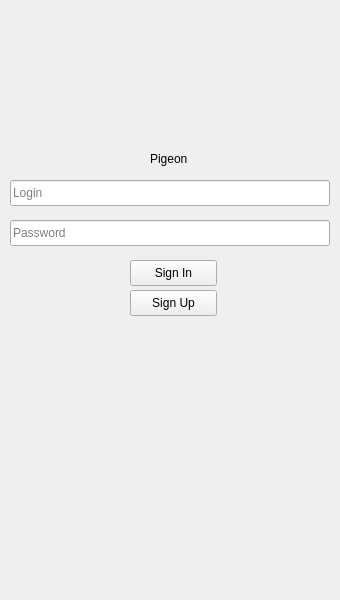
<?xml version="1.0" encoding="UTF-8"?>
<ui version="4.0">
 <class>pigeonclient</class>
 <widget class="QMainWindow" name="pigeonclient">
  <property name="geometry">
   <rect>
    <x>0</x>
    <y>0</y>
    <width>340</width>
    <height>600</height>
   </rect>
  </property>
  <property name="windowTitle">
   <string>pigeonclient</string>
  </property>
  <widget class="QWidget" name="centralwidget">
   <widget class="QLineEdit" name="leLogin">
    <property name="geometry">
     <rect>
      <x>10</x>
      <y>180</y>
      <width>320</width>
      <height>26</height>
     </rect>
    </property>
    <property name="placeholderText">
     <string>Login</string>
    </property>
   </widget>
   <widget class="QLineEdit" name="lePassword">
    <property name="geometry">
     <rect>
      <x>10</x>
      <y>220</y>
      <width>320</width>
      <height>26</height>
     </rect>
    </property>
    <property name="placeholderText">
     <string>Password</string>
    </property>
   </widget>
   <widget class="QPushButton" name="pbSignIn">
    <property name="geometry">
     <rect>
      <x>130</x>
      <y>260</y>
      <width>87</width>
      <height>26</height>
     </rect>
    </property>
    <property name="text">
     <string>Sign In</string>
    </property>
   </widget>
   <widget class="QLabel" name="labelAppName">
    <property name="geometry">
     <rect>
      <x>150</x>
      <y>150</y>
      <width>50</width>
      <height>18</height>
     </rect>
    </property>
    <property name="text">
     <string>Pigeon</string>
    </property>
   </widget>
   <widget class="QPushButton" name="pbSignUp">
    <property name="geometry">
     <rect>
      <x>130</x>
      <y>290</y>
      <width>87</width>
      <height>26</height>
     </rect>
    </property>
    <property name="text">
     <string>Sign Up</string>
    </property>
   </widget>
  </widget>
 </widget>
 <resources/>
 <connections/>
</ui>
